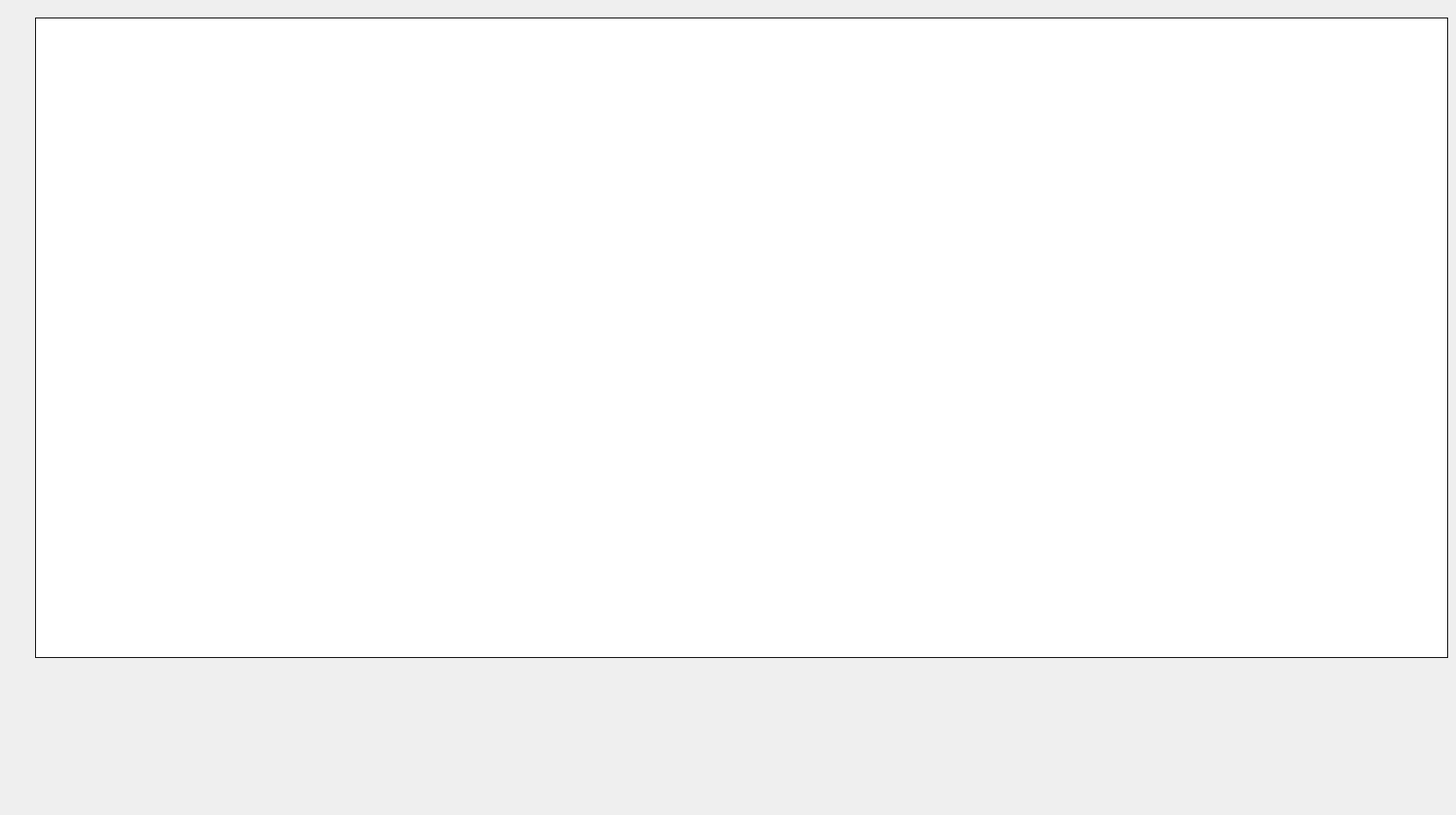
     <widget class="QWidget" name="page_trunk">
      <property name="styleSheet">
       <string notr="true">#page_trunk {
    background-color: rgba(58, 63, 70, 180);
    color: white;
    border: 1px solid #6d7a8a;
    border-radius: 12px;
}</string>
      </property>
      <widget class="QPushButton" name="pushButton_trunk_camera_on">
       <property name="geometry">
        <rect>
         <x>580</x>
         <y>770</y>
         <width>279</width>
         <height>150</height>
        </rect>
       </property>
       <property name="sizePolicy">
        <sizepolicy hsizetype="Expanding" vsizetype="Expanding">
         <horstretch>0</horstretch>
         <verstretch>0</verstretch>
        </sizepolicy>
       </property>
       <property name="maximumSize">
        <size>
         <width>16777215</width>
         <height>150</height>
        </size>
       </property>
       <property name="styleSheet">
        <string notr="true">QPushButton {
		border-image: url(:/images/ON_OFF.png);
        background-color: rgba(0,0,0,0);  /* 완전 투명 */
        border: none;
		color: transparent;
}</string>
       </property>
       <property name="text">
        <string>PushButton</string>
       </property>
      </widget>
      <widget class="QPushButton" name="pushButton_trunk_camera_off">
       <property name="geometry">
        <rect>
         <x>900</x>
         <y>770</y>
         <width>278</width>
         <height>150</height>
        </rect>
       </property>
       <property name="sizePolicy">
        <sizepolicy hsizetype="Expanding" vsizetype="Expanding">
         <horstretch>0</horstretch>
         <verstretch>0</verstretch>
        </sizepolicy>
       </property>
       <property name="maximumSize">
        <size>
         <width>16777215</width>
         <height>150</height>
        </size>
       </property>
       <property name="styleSheet">
        <string notr="true">QPushButton {
		border-image: url(:/images/OFF_ON.png);
        background-color: rgba(0,0,0,0);  /* 완전 투명 */
        border: none;
		color: transparent;
}</string>
       </property>
       <property name="text">
        <string>PushButton</string>
       </property>
      </widget>
      <widget class="QWidget" name="widget_trunk_camera" native="true">
       <property name="geometry">
        <rect>
         <x>40</x>
         <y>20</y>
         <width>1610</width>
         <height>730</height>
        </rect>
       </property>
       <property name="styleSheet">
        <string notr="true">QWidget#widget_trunk_camera
{
	border:1px solid black;
    background-color: white;
}</string>
       </property>
      </widget>
     </widget>
